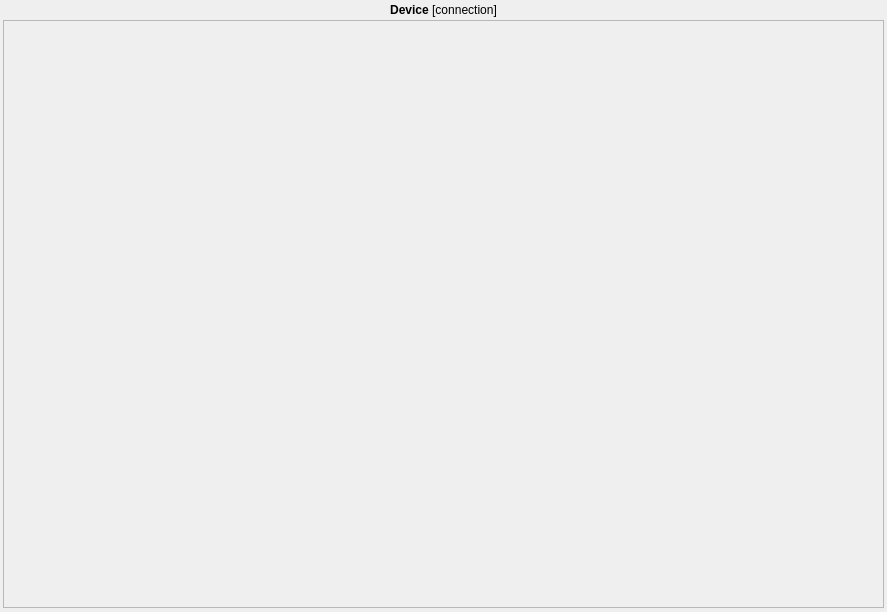
<?xml version="1.0" encoding="UTF-8"?>
<ui version="4.0">
 <class>frame</class>
 <widget class="QFrame" name="frame">
  <property name="geometry">
   <rect>
    <x>0</x>
    <y>0</y>
    <width>887</width>
    <height>612</height>
   </rect>
  </property>
  <property name="windowTitle">
   <string>Frame</string>
  </property>
  <property name="frameShape">
   <enum>QFrame::NoFrame</enum>
  </property>
  <layout class="QVBoxLayout" name="verticalLayout_2">
   <property name="spacing">
    <number>0</number>
   </property>
   <property name="leftMargin">
    <number>3</number>
   </property>
   <property name="topMargin">
    <number>0</number>
   </property>
   <property name="rightMargin">
    <number>3</number>
   </property>
   <property name="bottomMargin">
    <number>0</number>
   </property>
   <item>
    <layout class="QHBoxLayout" name="horizontalLayout" stretch="1">
     <property name="spacing">
      <number>6</number>
     </property>
     <property name="topMargin">
      <number>3</number>
     </property>
     <property name="bottomMargin">
      <number>3</number>
     </property>
     <item>
      <widget class="QLabel" name="device_name">
       <property name="sizePolicy">
        <sizepolicy hsizetype="Minimum" vsizetype="Minimum">
         <horstretch>0</horstretch>
         <verstretch>0</verstretch>
        </sizepolicy>
       </property>
       <property name="text">
        <string>&lt;b&gt;Device&lt;/b&gt; [connection]</string>
       </property>
       <property name="textFormat">
        <enum>Qt::RichText</enum>
       </property>
       <property name="alignment">
        <set>Qt::AlignCenter</set>
       </property>
      </widget>
     </item>
    </layout>
   </item>
   <item>
    <widget class="QSplitter" name="splitter">
     <property name="sizePolicy">
      <sizepolicy hsizetype="Preferred" vsizetype="MinimumExpanding">
       <horstretch>0</horstretch>
       <verstretch>0</verstretch>
      </sizepolicy>
     </property>
     <property name="lineWidth">
      <number>1</number>
     </property>
     <property name="orientation">
      <enum>Qt::Vertical</enum>
     </property>
     <property name="childrenCollapsible">
      <bool>false</bool>
     </property>
     <widget class="QScrollArea" name="scrollArea">
      <property name="sizePolicy">
       <sizepolicy hsizetype="Expanding" vsizetype="Expanding">
        <horstretch>0</horstretch>
        <verstretch>1</verstretch>
       </sizepolicy>
      </property>
      <property name="widgetResizable">
       <bool>true</bool>
      </property>
      <widget class="QWidget" name="scrollarea_widget">
       <property name="geometry">
        <rect>
         <x>0</x>
         <y>0</y>
         <width>879</width>
         <height>587</height>
        </rect>
       </property>
       <layout class="QVBoxLayout" name="verticalLayout_3">
        <property name="margin">
         <number>0</number>
        </property>
        <item>
         <widget class="QWidget" name="device_controls" native="true">
          <layout class="QVBoxLayout" name="verticalLayout_8">
           <property name="margin">
            <number>0</number>
           </property>
           <item>
            <layout class="QVBoxLayout" name="device_layout"/>
           </item>
          </layout>
         </widget>
        </item>
       </layout>
      </widget>
     </widget>
    </widget>
   </item>
   <item>
    <layout class="QHBoxLayout" name="state_label_layout">
     <property name="spacing">
      <number>0</number>
     </property>
     <property name="topMargin">
      <number>2</number>
     </property>
     <property name="bottomMargin">
      <number>2</number>
     </property>
    </layout>
   </item>
  </layout>
 </widget>
 <resources>
  <include location="../../../../usr/local/lib/python2.7/dist-packages/qtutils/icons/icons.qrc"/>
 </resources>
 <connections/>
</ui>
